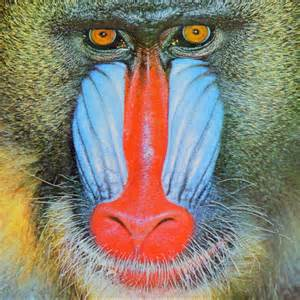
#> input picture InformatiqueGraphiqueVision/TD3 et TD4/images/Singe.jpg, 300 x 300 px, found by its file name
$ jupyter execute Ex2.ipynb
#> lines starting #> are read from the running program, lines starting #| are printed output that depends on the picture
# Exercice 2

## Modules Utilisés

[cell 1]
import cv2
import numpy as np
from matplotlib import pyplot as plt

## 1. Affichez l'image "*Singe.jpg*"

[cell 2]
fichierSinge = "Singe.jpg"
imgSinge = cv2.imread(fichierSinge, cv2.IMREAD_COLOR)
#> imgSinge is the input picture: shape (300, 300, 3); mean B, G, R 113.5, 129.1, 137.8
cv2.imshow('Image originale',imgSinge)
cv2.waitKey(0)

## 2. Ecrivez une fonction qui redimensionne une image

[cell 3]
def Redimensionner(img, hauteur, largeur):
#> called with img = 'Singe.jpg', hauteur = 400, largeur = 1000
    fichierImg=cv2.imread(img, cv2.IMREAD_COLOR)
    imgResize=cv2.resize(fichierImg,(largeur, hauteur), interpolation=cv2.INTER_AREA)
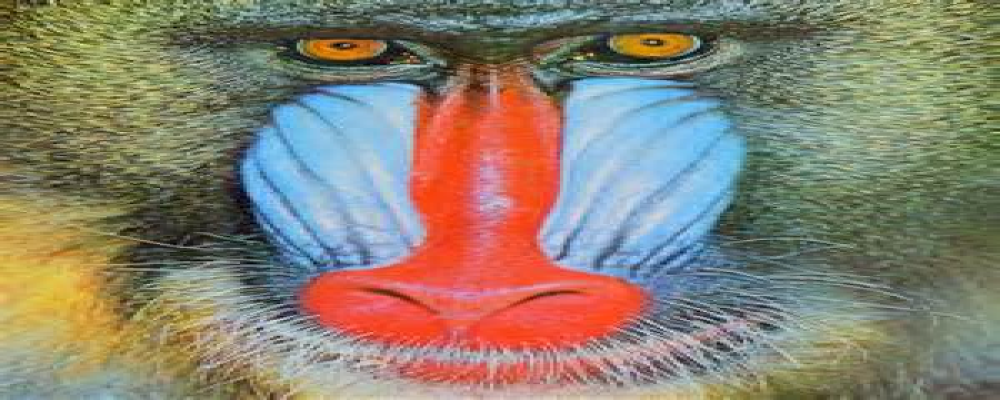
#> imgResize: shape (400, 1000, 3); mean B, G, R 113.4, 129.1, 137.8
    return imgResize

NouvelleImage=Redimensionner("Singe.jpg",400,1000)
cv2.imshow('Image redimensionnée',NouvelleImage)
cv2.waitKey(0)

## 3. Ecrivez une fonction qui retourne une image verticalement

[cell 4]
def Retourner(img, hauteur, largeur):
#> called with img = 'Singe.jpg', hauteur = 400, largeur = 1000
    fichierImg=cv2.imread(img, cv2.IMREAD_COLOR)
    flipImg=cv2.flip(fichierImg,0)
    return flipImg

NouvelleImage=Retourner("Singe.jpg",400,1000)
cv2.imshow('Image retournee',NouvelleImage)
cv2.waitKey(0)

## 4. Affichez les histogrammes des différents canaux de votre image

[cell 5]
color = ["b","g","r"]
for i in range(0,3):
    histogramme = cv2.calcHist([imgSinge],[i],None,[256],[0,256])
    plt.plot(histogramme, color=color[i])
    plt.xlim([-10,260])
    plt.show()

## 5. Convertissez l'image en gris

[cell 6]
imgGris = cv2.cvtColor(imgSinge, cv2.COLOR_RGB2GRAY)
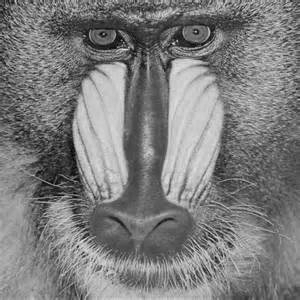
#> imgGris: shape (300, 300); min 0, max 231, mean 125.4
cv2.imshow('Image en gris',imgGris)
cv2.waitKey(0)

## 6. Affichez l’histogramme de l’image en niveau de gris

[cell 7]
histogramme = cv2.calcHist([imgGris],[0],None,[256],[0,256])
#> histogramme = 256 values, max 856 at index 108, min 0 at index 223, mean 351.6
plt.plot(histogramme)
plt.xlim([-10,260])
plt.show()
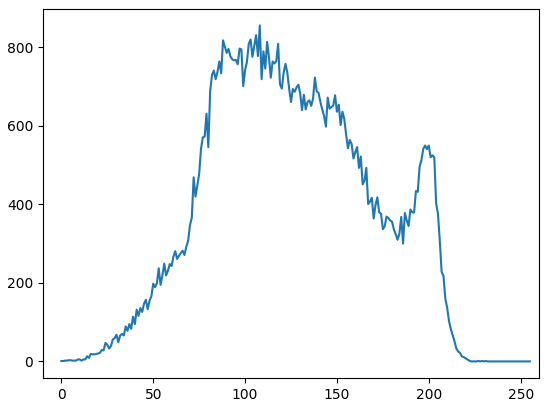
#> figure drawn by matplotlib, 1 panel; curve peaks at x = 108, y = 856

## 7. Affichez le résulat suivant
- Sur la permière ligne :
  - Un singe normal / Un singe inversé / Un singe en noir et blanc
- Sur la deuxième ligne :
  - Une image noire dont 1/4 est un singe / Deux images noires

[cell 8]
hauteur, largeur = 360, 360

# Chargement et redimensionnement des images à la même taille
imgSinge = cv2.imread("Singe.jpg")
imgSingeR = cv2.resize(imgSinge, (largeur, hauteur), interpolation=cv2.INTER_AREA)
imgGris = cv2.imread("Singe.jpg", cv2.IMREAD_GRAYSCALE)
#> imgGris: shape (300, 300); min 0, max 234, mean 129.9
imgGrisR = cv2.resize(imgGris, (largeur, hauteur), interpolation=cv2.INTER_AREA)
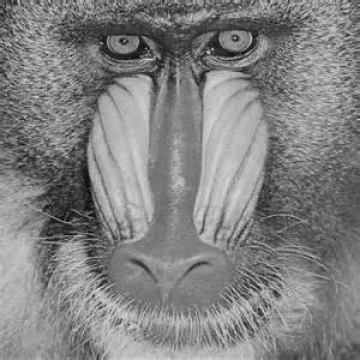
#> imgGrisR: shape (360, 360); min 0, max 227, mean 129.9
imgRetourne = cv2.imread("Singe.jpg")
imgRetourneR = cv2.flip((cv2.resize(imgRetourne, (largeur, hauteur), interpolation=cv2.INTER_AREA)),0)
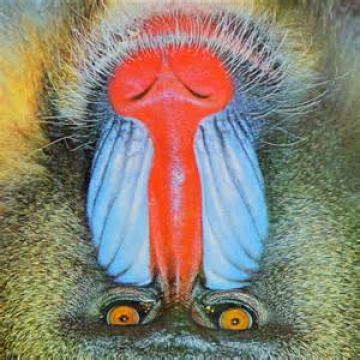
#> imgRetourneR: shape (360, 360, 3); mean B, G, R 113.4, 129.1, 137.7

# Conversion de l'image en niveaux de gris en BGR pour l'affichage
imgGrisFFT = cv2.cvtColor(imgGrisR, cv2.COLOR_GRAY2BGR)

# Image Noire
imgNoirePetite = np.zeros([180,180,3], np.uint8)
imgNoireGrande = np.zeros([360,360,3], np.uint8)

# 1/4 de Singe
singePetit = cv2.resize(imgSinge, (180, 180), interpolation=cv2.INTER_AREA)
singeMoitie = np.concatenate((singePetit, imgNoirePetite), axis=1)
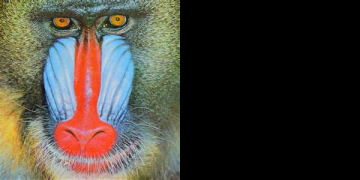
#> singeMoitie: shape (180, 360, 3); mean B, G, R 56.7, 64.6, 68.9
noirMoitie = np.concatenate((imgNoirePetite, imgNoirePetite), axis=1)
singeUnQuart = np.concatenate((singeMoitie, noirMoitie), axis=0)
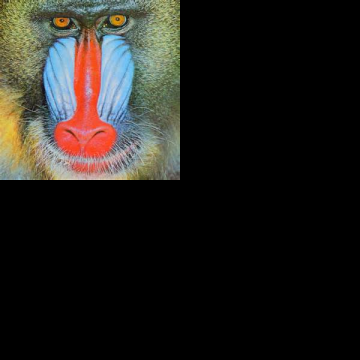
#> singeUnQuart: shape (360, 360, 3); mean B, G, R 28.4, 32.3, 34.5
singeCompletBas = np.concatenate((singeUnQuart, imgNoireGrande, imgNoireGrande), axis=1)
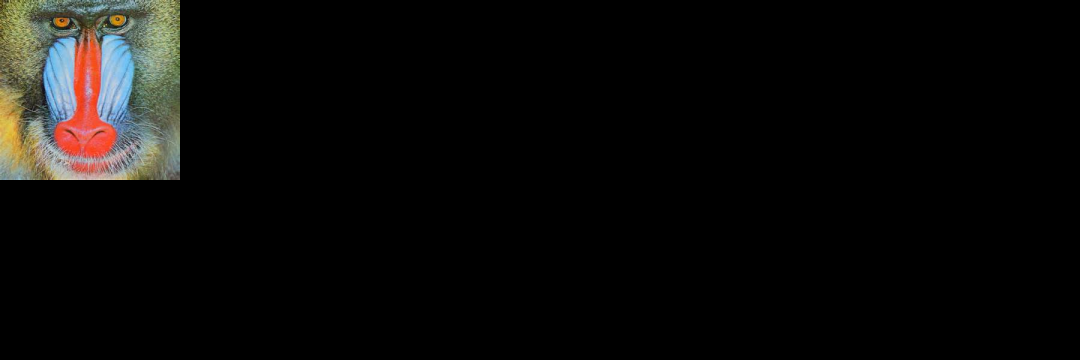
#> singeCompletBas: shape (360, 1080, 3); mean B, G, R 9.5, 10.8, 11.5

# Affichage des images dans une grille
singeCompletHaut = np.concatenate((imgSingeR, imgRetourneR, imgGrisFFT), axis=1)
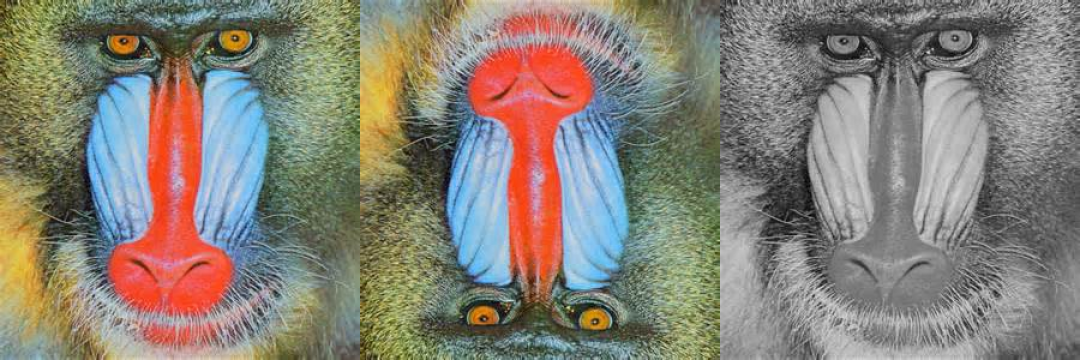
#> singeCompletHaut: shape (360, 1080, 3); mean B, G, R 118.9, 129.3, 135.1
displayGridFull = np.concatenate((singeCompletHaut,singeCompletBas), axis=0)
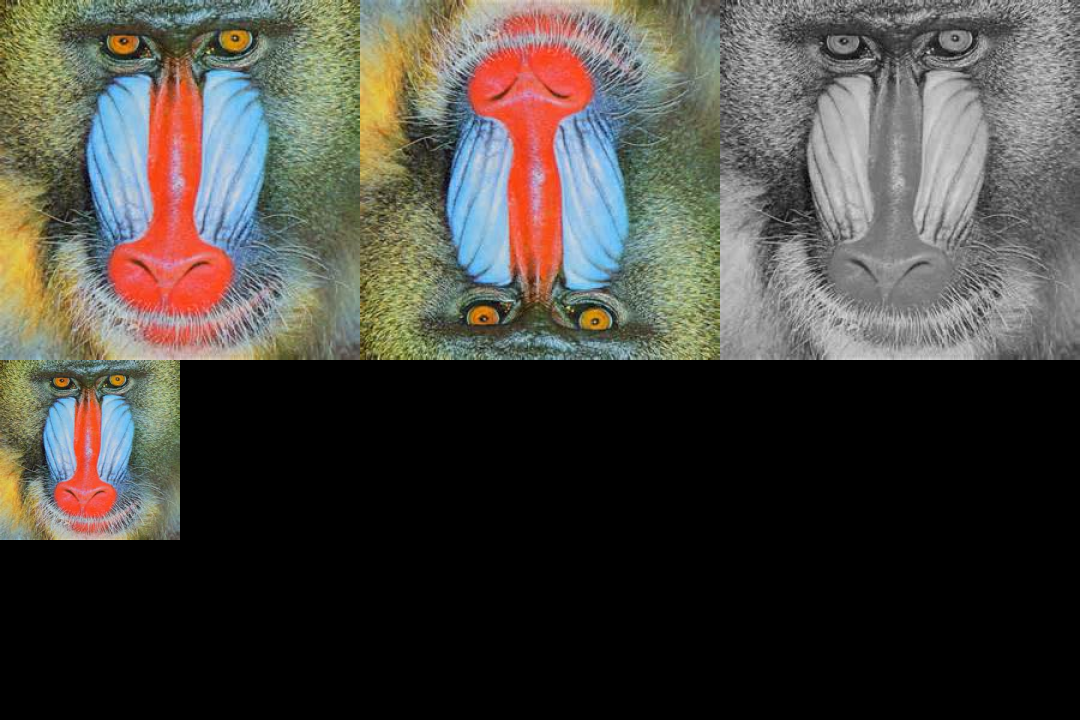
#> displayGridFull: shape (720, 1080, 3); mean B, G, R 64.2, 70, 73.3

cv2.imshow('Grid', displayGridFull)
cv2.waitKey(0)
cv2.destroyAllWindows()
